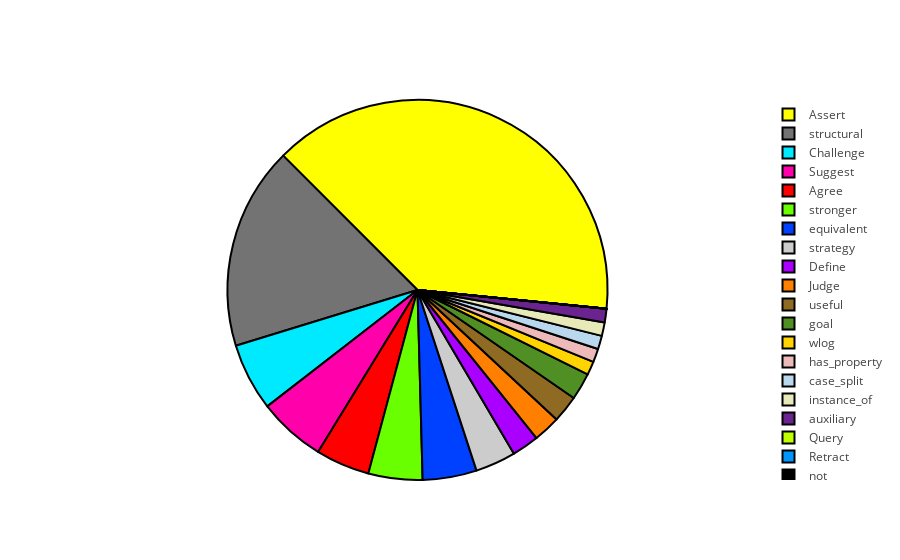

Notebook source saved alongside this figure:
### Code cell
values = [4, 34, 5, 2, 2, 0, 0, 5, 0, 1, 4, 4, 1, 1, 1, 0, 0, 0, 0, 2, 1, 2, 3, 15]

trace = Pie(labels=labels, values=values,
               hoverinfo='label+percent', textinfo='none', 
               textfont=dict(size=20),
               marker=dict(colors=colors, 
                           line=dict(color='#000000', width=2)),
               showlegend=True,
               name="Proof",
               insidetextfont=dict(color="white"),
               rotation=-45)

iplot([trace], filename='styled_pie_chart')

### Figure 1 — Plotly figure (JSON) as saved in the notebook; plotly's stock layout.template omitted (floating-point values rounded to 4 significant figures)
{"data": [{"hoverinfo": "label+percent", "insidetextfont": {"color": "white"}, "labels": ["Agree", "Assert", "Challenge", "Define", "Judge", "Query", "Retract", "Suggest", "not", "wlog", "stronger", "equivalent", "has_property", "case_split", "instance_of", "beautiful", "easy", "feasible", "plausible", "useful", "auxiliary", "goal", "strategy", "structural"], "marker": {"colors": ["#FF0000", "#FFFF00", "#00EAFF", "#AA00FF", "#FF7F00", "#BFFF00", "#0095FF", "#FF00AA", "#000000", "#FFD400", "#6AFF00", "#0040FF", "#EDB9B9", "#B9D7ED", "#E7E9B9", "#DCB9ED", "#B9EDE0", "#8F2323", "#23628F", "#8F6A23", "#6B238F", "#4F8F23", "#CCCCCC", "#737373"], "line": {"color": "#000000", "width": 2}}, "name": "Proof", "rotation": -45, "showlegend": true, "textfont": {"size": 20}, "textinfo": "none", "type": "pie", "values": [4, 34, 5, 2, 2, 0, 0, 5, 0, 1, 4, 4, 1, 1, 1, 0, 0, 0, 0, 2, 1, 2, 3, 15]}], "layout": {}}
